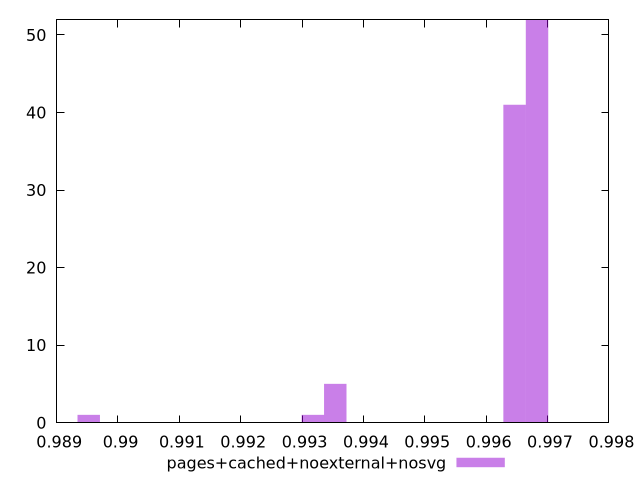

Write gnuplot code to recreate this figure.
$_pagesCachedNoexternalNosvg <<EOF
0.9968288100594178 52
0.9964635375016826 41
0.9895233589047134 1
0.9931760844820656 1
0.9935413570398008 5
EOF
set key outside below
set terminal pngcairo
set output "report_00004_2020-11-02T20-21-41.718Z/interactive/pages+cached+noexternal+nosvg//hist.png"
set yrange [0:52]
set boxwidth 0.0003652725577352209
set style fill transparent solid 0.5 noborder
plot $_pagesCachedNoexternalNosvg title "pages+cached+noexternal+nosvg" with boxes ,
